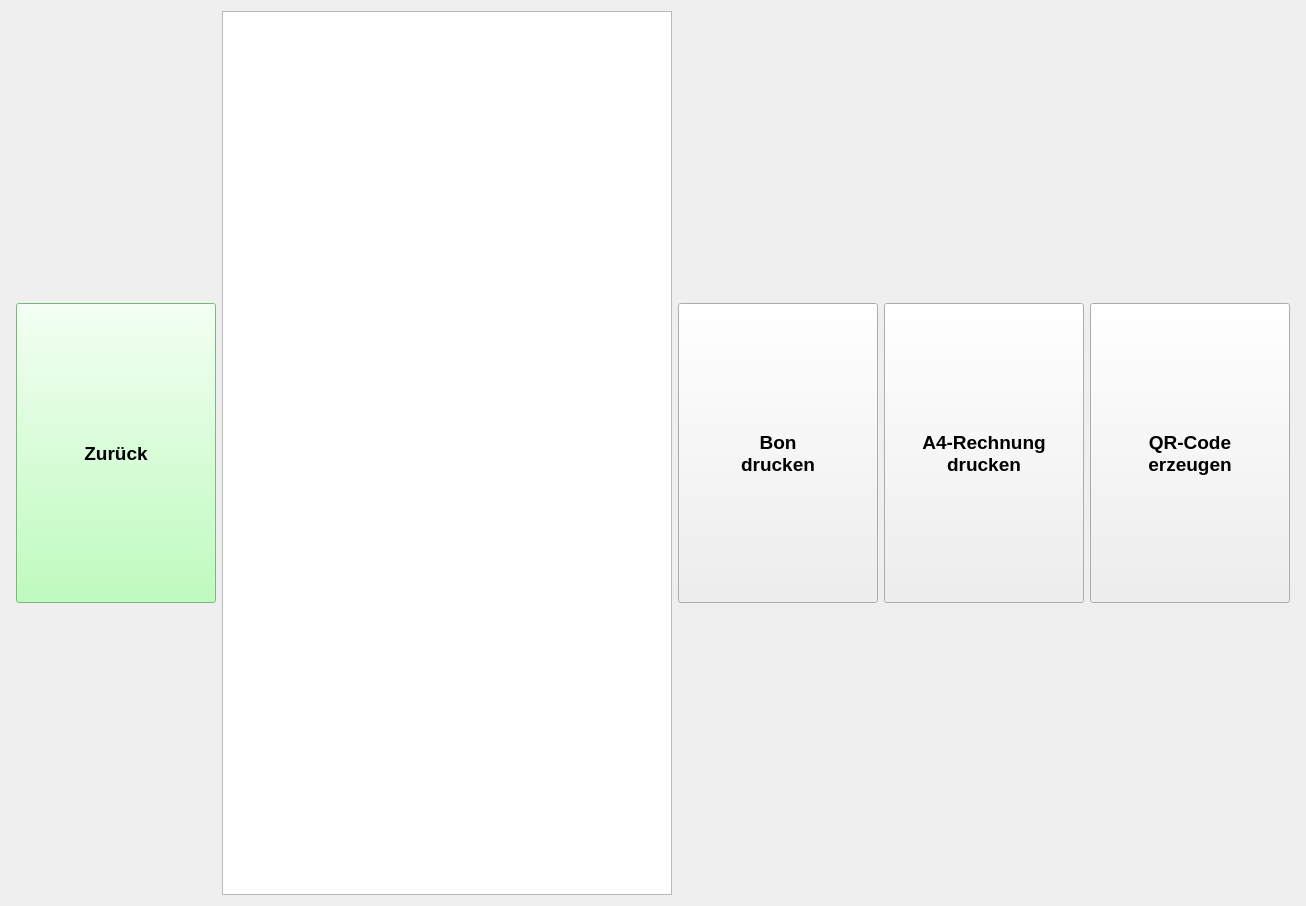
<?xml version="1.0" encoding="UTF-8"?>
<ui version="4.0">
 <class>Form</class>
 <widget class="QWidget" name="Form">
  <property name="geometry">
   <rect>
    <x>0</x>
    <y>0</y>
    <width>1306</width>
    <height>906</height>
   </rect>
  </property>
  <property name="sizePolicy">
   <sizepolicy hsizetype="Preferred" vsizetype="Expanding">
    <horstretch>0</horstretch>
    <verstretch>0</verstretch>
   </sizepolicy>
  </property>
  <property name="windowTitle">
   <string>Form</string>
  </property>
  <layout class="QGridLayout" name="gridLayout">
   <item row="1" column="0">
    <spacer name="horizontalSpacer">
     <property name="orientation">
      <enum>Qt::Horizontal</enum>
     </property>
     <property name="sizeHint" stdset="0">
      <size>
       <width>40</width>
       <height>20</height>
      </size>
     </property>
    </spacer>
   </item>
   <item row="1" column="3">
    <layout class="QHBoxLayout" name="horizontalLayout">
     <item>
      <widget class="QPushButton" name="button_bon">
       <property name="sizePolicy">
        <sizepolicy hsizetype="Minimum" vsizetype="Preferred">
         <horstretch>0</horstretch>
         <verstretch>0</verstretch>
        </sizepolicy>
       </property>
       <property name="minimumSize">
        <size>
         <width>200</width>
         <height>300</height>
        </size>
       </property>
       <property name="font">
        <font>
         <pointsize>14</pointsize>
         <weight>75</weight>
         <bold>true</bold>
        </font>
       </property>
       <property name="text">
        <string>Bon
drucken</string>
       </property>
      </widget>
     </item>
     <item>
      <widget class="QPushButton" name="button_rechnung">
       <property name="sizePolicy">
        <sizepolicy hsizetype="Minimum" vsizetype="Preferred">
         <horstretch>0</horstretch>
         <verstretch>0</verstretch>
        </sizepolicy>
       </property>
       <property name="minimumSize">
        <size>
         <width>200</width>
         <height>300</height>
        </size>
       </property>
       <property name="font">
        <font>
         <pointsize>14</pointsize>
         <weight>75</weight>
         <bold>true</bold>
        </font>
       </property>
       <property name="text">
        <string>A4-Rechnung
drucken</string>
       </property>
      </widget>
     </item>
     <item>
      <widget class="QPushButton" name="button_qrcode">
       <property name="sizePolicy">
        <sizepolicy hsizetype="Minimum" vsizetype="Preferred">
         <horstretch>0</horstretch>
         <verstretch>0</verstretch>
        </sizepolicy>
       </property>
       <property name="minimumSize">
        <size>
         <width>200</width>
         <height>300</height>
        </size>
       </property>
       <property name="font">
        <font>
         <pointsize>14</pointsize>
         <weight>75</weight>
         <bold>true</bold>
        </font>
       </property>
       <property name="text">
        <string>QR-Code
erzeugen</string>
       </property>
      </widget>
     </item>
    </layout>
   </item>
   <item row="0" column="3">
    <spacer name="verticalSpacer_2">
     <property name="orientation">
      <enum>Qt::Vertical</enum>
     </property>
     <property name="sizeHint" stdset="0">
      <size>
       <width>20</width>
       <height>40</height>
      </size>
     </property>
    </spacer>
   </item>
   <item row="2" column="3">
    <spacer name="verticalSpacer">
     <property name="orientation">
      <enum>Qt::Vertical</enum>
     </property>
     <property name="sizeHint" stdset="0">
      <size>
       <width>20</width>
       <height>40</height>
      </size>
     </property>
    </spacer>
   </item>
   <item row="1" column="4">
    <spacer name="horizontalSpacer_2">
     <property name="orientation">
      <enum>Qt::Horizontal</enum>
     </property>
     <property name="sizeHint" stdset="0">
      <size>
       <width>40</width>
       <height>20</height>
      </size>
     </property>
    </spacer>
   </item>
   <item row="0" column="2" rowspan="3">
    <widget class="QTextBrowser" name="textBrowser_beleg">
     <property name="sizePolicy">
      <sizepolicy hsizetype="Fixed" vsizetype="Expanding">
       <horstretch>0</horstretch>
       <verstretch>0</verstretch>
      </sizepolicy>
     </property>
     <property name="minimumSize">
      <size>
       <width>450</width>
       <height>0</height>
      </size>
     </property>
    </widget>
   </item>
   <item row="1" column="1">
    <widget class="QPushButton" name="button_zurueck">
     <property name="sizePolicy">
      <sizepolicy hsizetype="Minimum" vsizetype="Preferred">
       <horstretch>0</horstretch>
       <verstretch>0</verstretch>
      </sizepolicy>
     </property>
     <property name="minimumSize">
      <size>
       <width>200</width>
       <height>300</height>
      </size>
     </property>
     <property name="font">
      <font>
       <pointsize>14</pointsize>
       <weight>75</weight>
       <bold>true</bold>
      </font>
     </property>
     <property name="styleSheet">
      <string notr="true">background-color: #afa; border-color: #0f0;</string>
     </property>
     <property name="text">
      <string>Zurück</string>
     </property>
    </widget>
   </item>
   <item row="0" column="1">
    <spacer name="verticalSpacer_3">
     <property name="orientation">
      <enum>Qt::Vertical</enum>
     </property>
     <property name="sizeHint" stdset="0">
      <size>
       <width>20</width>
       <height>40</height>
      </size>
     </property>
    </spacer>
   </item>
   <item row="2" column="1">
    <spacer name="verticalSpacer_4">
     <property name="orientation">
      <enum>Qt::Vertical</enum>
     </property>
     <property name="sizeHint" stdset="0">
      <size>
       <width>20</width>
       <height>40</height>
      </size>
     </property>
    </spacer>
   </item>
  </layout>
 </widget>
 <resources/>
 <connections/>
</ui>
